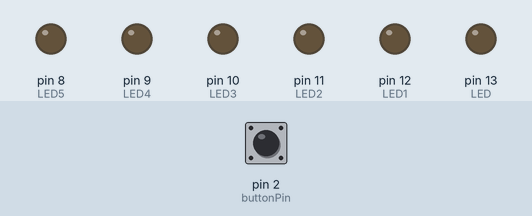
Recording of a sketch running on a simulated Arduino Uno, built with avr-gcc and run on an emulated ATmega328P. On the bench: output pins drawn as LEDs (lit = HIGH). The inputs (shaded band) are chosen by the test bench; at power-on: pin 2 (buttonPin) LOW.

Above: at 1.2 s.
1.3 s: pin 2 (buttonPin) pulled HIGH for 0.15 s
At 2.05 s:
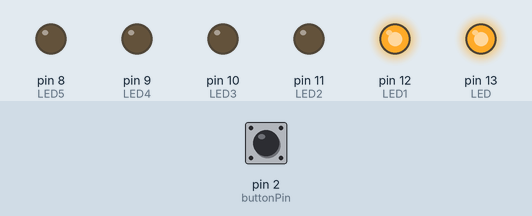
4.3 s: pin 2 (buttonPin) pulled HIGH for 1 s
At 5.75 s:
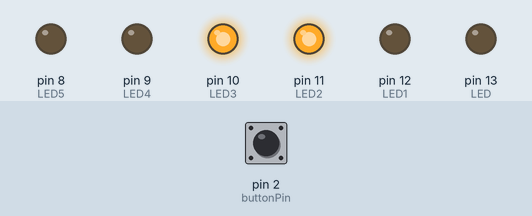
7.3 s: pin 2 (buttonPin) pulled HIGH for 3.2 s
At 9.45 s:
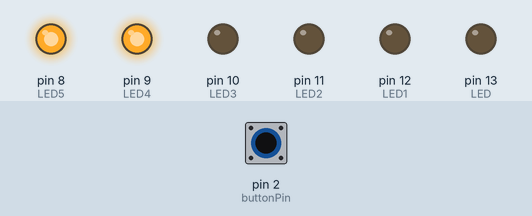
Timing chart, 0 to 13.0 s (numbered marks = the images above; inputs shaded):
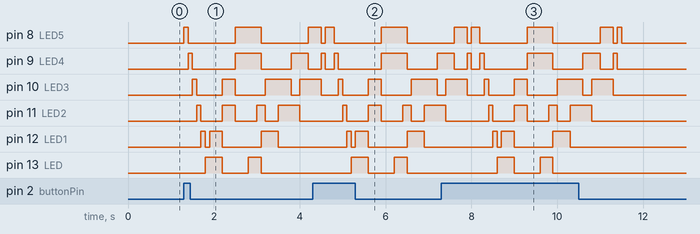

The sketch:

SS6_LED_RANDOM.ino
```cpp
//Odalys Sanchez

const int buttonPin = 2;
const int LED =  13;
const int LED1 =  12;
const int LED2 =  11;
const int LED3 =  10;
const int LED4 =  9;
const int LED5 =  8;


int buttonState = 0;         // creates variable to track buttonState, assigns initial value of 0


// setup runs once at startup
void setup() {
  pinMode(LED, OUTPUT);  // initialize LED pin as an output.
  pinMode(LED1, OUTPUT);
  pinMode(LED2, OUTPUT);
  pinMode(LED3, OUTPUT);
  pinMode(LED4, OUTPUT);
  pinMode(LED5, OUTPUT);
  pinMode(buttonPin, INPUT);  // initialize pushbutton pin as an input.
}

// loop runs infinitely
void loop() {
  buttonState = digitalRead(buttonPin);    // read the state of the pushbutton value

  // conditional statement
  if (buttonState == HIGH) { // if button is pressed (voltage received on pin 2)
    firstPattern();
    secondPattern();
    thirdPattern();
    fourthPattern();
    fifthPattern();

  } else {   //otherwise
    digitalWrite(LED, LOW);      // turn off voltage to LED pin
    digitalWrite(LED1, LOW);
    digitalWrite(LED2, LOW);
    digitalWrite(LED3, LOW);
    digitalWrite(LED4, LOW);
    digitalWrite(LED5, LOW);
  }
}

void firstPattern(){

    digitalWrite(LED5, HIGH);
    digitalWrite(LED4, LOW);
    digitalWrite(LED3, LOW);
    digitalWrite(LED2, LOW);
    digitalWrite(LED1, LOW);
    digitalWrite(LED, LOW);
    delay(100);

    digitalWrite(LED5, LOW);
    digitalWrite(LED4, HIGH);
    digitalWrite(LED3, LOW);
    digitalWrite(LED2, LOW);
    digitalWrite(LED1, LOW);
    digitalWrite(LED, LOW);
    delay(100);

    digitalWrite(LED5, LOW);
    digitalWrite(LED4, LOW);
    digitalWrite(LED3, HIGH);
    digitalWrite(LED2, LOW);
    digitalWrite(LED1, LOW);
    digitalWrite(LED, LOW);
    delay(100);

    digitalWrite(LED5, LOW);
    digitalWrite(LED4, LOW);
    digitalWrite(LED3, LOW);
    digitalWrite(LED2, HIGH);
    digitalWrite(LED1, LOW);
    digitalWrite(LED, LOW);
    delay(100);

    digitalWrite(LED5, LOW);
    digitalWrite(LED4, LOW);
    digitalWrite(LED3, LOW);
    digitalWrite(LED2, LOW);
    digitalWrite(LED1, HIGH);
    digitalWrite(LED, LOW);
    delay(100);

    digitalWrite(LED5, LOW);
    digitalWrite(LED4, LOW);
    digitalWrite(LED3, LOW);
    digitalWrite(LED2, LOW);
    digitalWrite(LED1, LOW);
    digitalWrite(LED, HIGH);
    delay(100);
}

void secondPattern(){
    digitalWrite(LED, HIGH);
    digitalWrite(LED1, HIGH);
    digitalWrite(LED2, LOW);
    digitalWrite(LED3, LOW);
    digitalWrite(LED4, LOW);
    digitalWrite(LED5, LOW);
    delay(300);
}

void thirdPattern(){

    digitalWrite(LED, LOW);
    digitalWrite(LED1, LOW);
    digitalWrite(LED2, HIGH);
    digitalWrite(LED3, HIGH);
    digitalWrite(LED4, LOW);
    digitalWrite(LED5, LOW);
    delay(300);
}

void fourthPattern(){
    digitalWrite(LED, LOW);
    digitalWrite(LED1, LOW);
    digitalWrite(LED2, LOW);
    digitalWrite(LED3, LOW);
    digitalWrite(LED4, HIGH);
    digitalWrite(LED5, HIGH);
    delay(300);
}

void fifthPattern(){

    digitalWrite(LED, HIGH);
    delay(200);
    digitalWrite(LED1, LOW);
    digitalWrite(LED2, HIGH);
    delay(100);
    digitalWrite(LED3, LOW);
    digitalWrite(LED4, LOW);
    digitalWrite(LED5, LOW);

    digitalWrite(LED, LOW);
    digitalWrite(LED1, HIGH);
    delay(100);
    digitalWrite(LED2, LOW);
    digitalWrite(LED3, HIGH);
    delay(300);
    digitalWrite(LED4, LOW);
    digitalWrite(LED5, LOW);

    digitalWrite(LED, LOW);
    digitalWrite(LED1, LOW);
    digitalWrite(LED2, HIGH);
    delay(300);
    digitalWrite(LED3, LOW);
    digitalWrite(LED4, HIGH);
    delay(200);
    digitalWrite(LED5, LOW);


    digitalWrite(LED, LOW);
    digitalWrite(LED1, LOW);
    digitalWrite(LED2, LOW);
    digitalWrite(LED3, HIGH);
    delay(200);
    digitalWrite(LED4, LOW);
    digitalWrite(LED5, HIGH);
    delay(300);

    digitalWrite(LED, LOW);
    digitalWrite(LED1, LOW);
    digitalWrite(LED2, LOW);
    digitalWrite(LED3, LOW);
    digitalWrite(LED4, HIGH);
    digitalWrite(LED5, LOW);
    delay(100);

    digitalWrite(LED, LOW);
    digitalWrite(LED1, LOW);
    digitalWrite(LED2, LOW);
    digitalWrite(LED3, LOW);
    digitalWrite(LED4, LOW);
    digitalWrite(LED5, HIGH);
    delay(100);
}
```

Measured:
- after the input at 1.3 s, pin 8 (LED5): goes HIGH 0.10 s, LOW 1.1 s, HIGH 0.60 s, LOW 1.1 s, then HIGH, starting at once; pin 9 (LED4): goes HIGH 0.10 s, LOW 1.0 s, HIGH 0.60 s, LOW 0.70 s, HIGH 0.40 s, then LOW, starting after 0.10 s
- after the input at 4.3 s, pin 11 (LED2): goes HIGH 0.10 s, LOW 0.50 s, HIGH 0.30 s, LOW 0.50 s, HIGH 0.20 s, LOW 0.30 s, then HIGH, starting after 0.70 s; pin 12 (LED1): goes HIGH 0.10 s, LOW 0.10 s, HIGH 0.30 s, LOW 0.90 s, HIGH 0.40 s, then LOW, starting after 0.80 s
- after the input at 7.3 s, pin 12 (LED1): goes HIGH 0.10 s, LOW 0.10 s, HIGH 0.30 s, LOW 0.90 s, HIGH 0.40 s, then LOW, starting after 1.2 s; pin 13 (LED): LOW → HIGH after 1.3 s, → LOW 0.40 s later, → HIGH 0.60 s later, → LOW 0.30 s later
